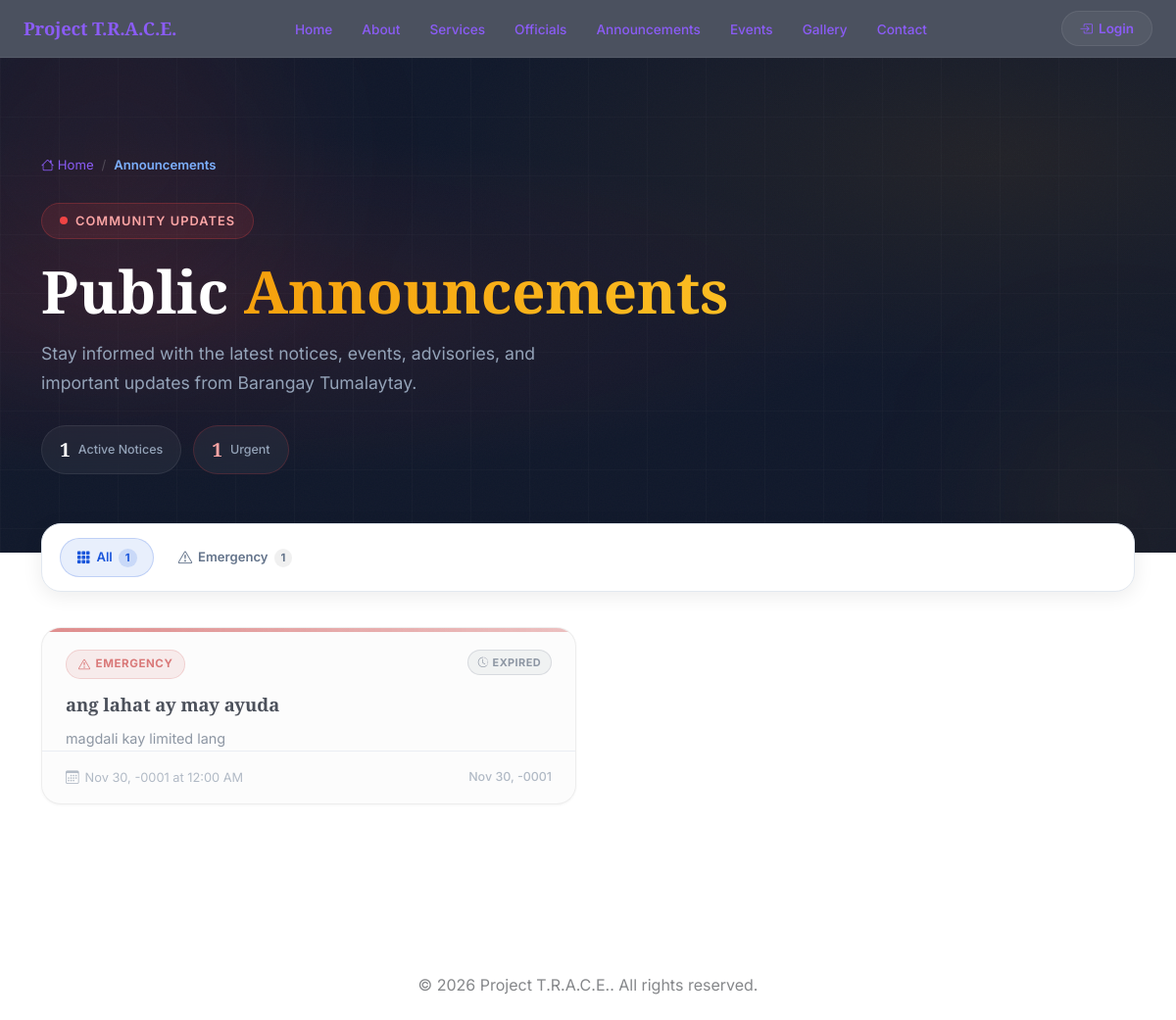
Screenshot of /landing/announcements.php with the database file from the repository.
### tables this page shows
CREATE TABLE IF NOT EXISTS settings (
    id INT AUTO_INCREMENT PRIMARY KEY,
    key_name VARCHAR(100) NOT NULL UNIQUE,
    key_value TEXT NULL,
    created_at TIMESTAMP DEFAULT CURRENT_TIMESTAMP
);

CREATE TABLE IF NOT EXISTS announcements (
    id INT AUTO_INCREMENT PRIMARY KEY,
    title VARCHAR(200) NOT NULL,
    content TEXT NOT NULL,
    audience VARCHAR(50) NULL,
    type VARCHAR(50) DEFAULT 'general',
    priority VARCHAR(20) DEFAULT 'normal',
    is_pinned TINYINT(1) DEFAULT 0,
    is_active TINYINT(1) DEFAULT 1,
    expires_at DATETIME NULL,
    attachment_path VARCHAR(255) NULL,
    created_by INT NULL,
    created_at TIMESTAMP DEFAULT CURRENT_TIMESTAMP,
    updated_at TIMESTAMP DEFAULT CURRENT_TIMESTAMP ON UPDATE CURRENT_TIMESTAMP
);

### includes/functions.php (called while the page is built, shortened)
<?php
function e(mixed $value): string {
    return htmlspecialchars((string) $value, ENT_QUOTES, 'UTF-8');
}
function getSetting(string $key, string $default = ''): string {
    try {
        $pdo = getDbConnection();
        $stmt = $pdo->prepare('SELECT key_value FROM settings WHERE key_name = ? LIMIT 1');
        $stmt->execute([$key]);
        $row = $stmt->fetch();
        return $row['key_value'] ?? $default;
    } catch (Throwable $e) {
        return $default;
    }
}
?>

### landing/announcements.php (the view, shortened to what this page needs)
<?php
require_once __DIR__ . '/../includes/header.php';
require_once __DIR__ . '/../includes/navbar.php';
$pdo = getDbConnection();
$pdo->exec("CREATE TABLE IF NOT EXISTS announcements (
    id INT AUTO_INCREMENT PRIMARY KEY,
    title VARCHAR(500) NOT NULL DEFAULT '',
    content TEXT,
    type VARCHAR(50) DEFAULT 'general',
    priority VARCHAR(20) DEFAULT 'normal',
    is_pinned TINYINT(1) DEFAULT 0,
    is_active TINYINT(1) DEFAULT 1,
    expires_at DATETIME DEFAULT NULL,
    created_by INT DEFAULT NULL,
    created_at TIMESTAMP DEFAULT CURRENT_TIMESTAMP,
    updated_at TIMESTAMP DEFAULT CURRENT_TIMESTAMP ON UPDATE CURRENT_TIMESTAMP
) ENGINE=InnoDB DEFAULT CHARSET=utf8mb4");
$pdo->exec("CREATE TABLE IF NOT EXISTS landing_content (
    id INT AUTO_INCREMENT PRIMARY KEY,
    section_name VARCHAR(100) NOT NULL UNIQUE,
    content TEXT,
    updated_at TIMESTAMP DEFAULT CURRENT_TIMESTAMP ON UPDATE CURRENT_TIMESTAMP
) ENGINE=InnoDB DEFAULT CHARSET=utf8mb4");
$pdo->exec("CREATE TABLE IF NOT EXISTS landing_officials (
    id INT AUTO_INCREMENT PRIMARY KEY,
    tier VARCHAR(50) NOT NULL,
    sort_order INT DEFAULT 0,
    official_name VARCHAR(255) NOT NULL DEFAULT '',
    position_title VARCHAR(255) NOT NULL DEFAULT '',
    position_label VARCHAR(255) DEFAULT '',
    photo_path VARCHAR(500) DEFAULT '',
    is_active TINYINT(1) DEFAULT 1,
    updated_at TIMESTAMP DEFAULT CURRENT_TIMESTAMP ON UPDATE CURRENT_TIMESTAMP
) ENGINE=InnoDB DEFAULT CHARSET=utf8mb4");
$pdo->exec("CREATE TABLE IF NOT EXISTS landing_stats (
    id INT AUTO_INCREMENT PRIMARY KEY,
    stat_label VARCHAR(100) NOT NULL DEFAULT '',
    stat_value VARCHAR(50) NOT NULL DEFAULT '0',
    stat_suffix VARCHAR(10) DEFAULT '',
    sort_order INT DEFAULT 0,
    is_active TINYINT(1) DEFAULT 1,
    updated_at TIMESTAMP DEFAULT CURRENT_TIMESTAMP ON UPDATE CURRENT_TIMESTAMP
) ENGINE=InnoDB DEFAULT CHARSET=utf8mb4");
$pdo->exec("CREATE TABLE IF NOT EXISTS settings (
    id INT AUTO_INCREMENT PRIMARY KEY,
    key_name VARCHAR(100) NOT NULL UNIQUE,
    key_value TEXT,
    updated_at TIMESTAMP DEFAULT CURRENT_TIMESTAMP ON UPDATE CURRENT_TIMESTAMP
) ENGINE=InnoDB DEFAULT CHARSET=utf8mb4");
$announcements = [];
try {
    $announcements = $pdo->query("
        SELECT a.id, a.title, a.content, a.type, a.priority, a.is_pinned, a.created_at, a.expires_at,
               u.full_name, u.role AS author_role
        FROM announcements a
        LEFT JOIN users u ON u.id = a.created_by
        WHERE a.is_active = 1
          AND a.audience = 'all'
        ORDER BY a.is_pinned DESC, a.created_at DESC
        LIMIT 20
    ")->fetchAll(PDO::FETCH_ASSOC);
} catch (Throwable $e) {
    $announcements = [];
}
$barangayName = getSetting('barangay_name', 'Barangay Tumalaytay');
$typeConfig = [
    'general'        => ['label' => 'General',          'icon' => 'bi-megaphone',      'bg' => 'rgba(99,102,241,0.12)',  'color' => '#6366f1', 'border' => 'rgba(99,102,241,0.25)'],
    'event'          => ['label' => 'Event',            'icon' => 'bi-calendar-event',  'bg' => 'rgba(26,86,219,0.12)',   'color' => '#2f7bff', 'border' => 'rgba(26,86,219,0.25)'],
    'health'         => ['label' => 'Health',           'icon' => 'bi-heart-pulse',     'bg' => 'rgba(16,185,129,0.12)',  'color' => '#10b981', 'border' => 'rgba(16,185,129,0.25)'],
    'emergency'      => ['label' => 'Emergency',        'icon' => 'bi-exclamation-triangle', 'bg' => 'rgba(239,68,68,0.12)', 'color' => '#ef4444', 'border' => 'rgba(239,68,68,0.25)'],
    'infrastructure' => ['label' => 'Infrastructure',   'icon' => 'bi-building',        'bg' => 'rgba(245,158,11,0.12)',  'color' => '#f59e0b', 'border' => 'rgba(245,158,11,0.25)'],
    'education'      => ['label' => 'Education',        'icon' => 'bi-mortarboard',     'bg' => 'rgba(139,92,246,0.12)',  'color' => '#8b5cf6', 'border' => 'rgba(139,92,246,0.25)'],
    'news'           => ['label' => 'News',             'icon' => 'bi-newspaper',       'bg' => 'rgba(99,102,241,0.12)',  'color' => '#6366f1', 'border' => 'rgba(99,102,241,0.25)'],
    'program'        => ['label' => 'Program',          'icon' => 'bi-clipboard-data',    'bg' => 'rgba(20,184,166,0.12)',  'color' => '#0d9488', 'border' => 'rgba(20,184,166,0.25)'],
    'meeting'        => ['label' => 'Meeting',          'icon' => 'bi-calendar-check',    'bg' => 'rgba(6,182,212,0.12)',   'color' => '#06b6d4', 'border' => 'rgba(6,182,212,0.25)'],
    'maintenance'    => ['label' => 'Maintenance',      'icon' => 'bi-tools',             'bg' => 'rgba(107,114,128,0.12)', 'color' => '#6b7280', 'border' => 'rgba(107,114,128,0.25)'],
];
function getTypeInfo($type) {
    global $typeConfig;
    return $typeConfig[$type] ?? $typeConfig['general'];
}
?>
<link rel="stylesheet" href="https://cdn.jsdelivr.net/npm/bootstrap-icons@1.11.3/font/bootstrap-icons.min.css">
<section class="an-hero">
    <div class="an-hero-grid"></div>
    <div class="an-floating-orb o1"></div>
    <div class="an-floating-orb o2"></div>
    <div class="container an-hero-content">
        <div class="an-breadcrumb">
            <a href="<?php echo BASE_URL; ?>/index.php"><i class="bi bi-house"></i> Home</a>
            <span class="an-sep">/</span>
            <span class="an-current">Announcements</span>
        </div>
        <div class="an-hero-badge">
            <span class="an-dot"></span>
            Community Updates
        </div>
        <h1 class="an-hero-title">Public <span>Announcements</span></h1>
        <p class="an-hero-subtitle">
            Stay informed with the latest notices, events, advisories, and important updates from <?php echo e($barangayName); ?>.
        </p>
        <div class="an-hero-stats">
            <div class="an-hero-stat-pill">
                <span class="an-pill-num"><?php echo count($announcements); ?></span>
                <span class="an-pill-label">Active Notices</span>
            </div>
            <?php
                $emergencyCount = 0;
                foreach ($announcements as $a) {
                    if ($a['type'] === 'emergency') $emergencyCount++;
                }
            ?>
            <?php if ($emergencyCount > 0): ?>
            <div class="an-hero-stat-pill" style="border-color: rgba(239,68,68,0.2);">
                <span class="an-pill-num" style="color: #fca5a5;"><?php echo $emergencyCount; ?></span>
                <span class="an-pill-label">Urgent</span>
            </div>
            <?php endif; ?>
        </div>
    </div>
</section>
<?php if (!empty($announcements)): ?>
<div class="container an-filter-bar an-reveal">
    <div class="an-filter-inner">
        <button class="an-filter-btn active" data-filter="all">
            <i class="bi bi-grid-3x3-gap-fill"></i> All
            <span class="an-filter-count"><?php echo count($announcements); ?></span>
        </button>
        <?php
            $typeCounts = [];
            foreach ($announcements as $a) {
                $t = $a['type'] ?? 'general';
                $typeCounts[$t] = ($typeCounts[$t] ?? 0) + 1;
            }
            foreach ($typeCounts as $type => $cnt):
                $info = getTypeInfo($type);
        ?>
            <button class="an-filter-btn" data-filter="<?php echo e($type); ?>">
                <i class="bi <?php echo e($info['icon']); ?>"></i>
                <?php echo e($info['label']); ?>
                <span class="an-filter-count"><?php echo $cnt; ?></span>
            </button>
        <?php endforeach; ?>
    </div>
</div>
<?php endif; ?>
<section class="an-cards-section">
    <div class="container">
        <?php if (!empty($announcements)): ?>
            <div class="row g-4" id="anCardsGrid">
                <?php foreach ($announcements as $idx => $announcement):
                    $type = $announcement['type'] ?? 'general';
                    $info = getTypeInfo($type);
                    $isPinned = !empty($announcement['is_pinned']);
                    $delayClass = 'an-d' . min($idx + 1, 8);
                    $created = strtotime($announcement['created_at']);
                    $now = time();
                    $diff = $now - $created;
                    if ($diff < 3600) {
                        $ago = max(1, floor($diff / 60)) . ' min ago';
                    } elseif ($diff < 86400) {
                        $ago = floor($diff / 3600) . ' hr ago';
                    } elseif ($diff < 604800) {
                        $ago = floor($diff / 86400) . ' day' . (floor($diff / 86400) > 1 ? 's' : '') . ' ago';
                    } else {
                        $ago = date('M d, Y', $created);
                    }
                ?>
                    <div class="col-lg-6 an-reveal <?php echo $delayClass; ?>" data-type="<?php echo e($type); ?>">
                        <div class="an-card <?php echo $isPinned ? 'pinned' : ''; ?> <?php echo !empty($announcement['is_expired']) ? 'expired' : ''; ?>" style="--card-color: <?php echo $info['color']; ?>;">
                            <div style="position:absolute; top:0; left:0; right:0; height:4px; background: linear-gradient(90deg, <?php echo $info['color']; ?>, <?php echo $info['color']; ?>88); <?php echo $isPinned ? '' : 'opacity:0.85;'; ?>"></div>
                            <div class="an-card-header">
                                <div class="d-flex align-items-center gap-2 flex-wrap">
                                    <span class="an-card-type-badge" style="background:<?php echo $info['bg']; ?>; color:<?php echo $info['color']; ?>; border:1px solid <?php echo $info['border']; ?>;">
                                        <i class="bi <?php echo e($info['icon']); ?>"></i>
                                        <?php echo e($info['label']); ?>
                                    </span>
                                </div>
                                <div class="d-flex align-items-center gap-2 flex-wrap">
                                    <?php if (!empty($announcement['is_expired'])): ?>
                                        <span class="an-card-expired"><i class="bi bi-clock-history"></i>Expired</span>
                                    <?php endif; ?>
                                </div>
                            </div>
                            <div class="an-card-body">
                                <h3><?php echo e($announcement['title']); ?></h3>
                                <p class="an-card-content"><?php echo nl2br(e($announcement['content'])); ?></p>
                            </div>
                            <div class="an-card-footer">
                                <span class="an-card-date">
                                    <i class="bi bi-calendar3"></i>
                                    <?php echo date('M d, Y \a\t h:i A', $created); ?>
                                </span>
                                <span class="an-card-ago"><?php echo $ago; ?></span>
                            </div>
                        </div>
                    </div>
                <?php endforeach; ?>
            </div>
        <?php endif; ?>
    </div>
</section>
<?php require_once __DIR__ . '/../includes/footer.php'; ?>

### assets/css/style.css (style rules this page uses)
:root { --bgn-navy-deep: #0a1730; --bgn-navy: #0e2245; --bgn-teal: #0f3f4d; --bgn-gold: #f2b705; --bgn-gold-dim: #caa23a; --glass-bg: rgba(255, 255, 255, 0.07); --glass-bg-strong: rgba(255, 255, 255, 0.13); --glass-border: rgba(255, 255, 255, 0.16); --glass-border-strong: rgba(255, 255, 255, 0.28); --glass-blur: 18px; --glass-shadow: 0 8px 32px rgba(3, 10, 26, 0.35); --text-hi: #0f346b; --text-mid: rgba(15, 39, 77, 0.72); --text-low: rgba(22, 44, 77, 0.48); --sidebar-width: 264px; --navbar-height: 64px; --radius-lg: 18px; --radius-md: 12px; --font-display: 'Sora', 'Inter', system-ui, sans-serif; --font-body: 'Inter', system-ui, sans-serif; }
.light { --bgn-navy-deep: #ffffff; --bgn-navy: #f8f9fa; --bgn-teal: #e9ecef; --bgn-gold: #f2b705; --bgn-gold-dim: #caa23a; --glass-bg: rgba(0, 0, 0, 0.03); --glass-bg-strong: rgba(0, 0, 0, 0.06); --glass-border: rgba(0, 0, 0, 0.12); --glass-border-strong: rgba(0, 0, 0, 0.2); --glass-blur: 10px; --glass-shadow: 0 4px 16px rgba(0, 0, 0, 0.1); --text-hi: #212529; --text-mid: rgba(33, 37, 41, 0.85); --text-low: rgba(33, 37, 41, 0.6); }
html, body { font-family: var(--font-body); color: var(--text-hi); min-height: 100vh; }
body { background: radial-gradient(1100px 600px at 85% -10%, rgba(15, 63, 77, 0.15), transparent 60%), radial-gradient(900px 500px at -10% 20%, rgba(242, 183, 5, 0.08), transparent 55%), linear-gradient(160deg, var(--bgn-navy-deep) 0%, var(--bgn-navy) 55%, var(--bgn-teal) 100%); background-attachment: fixed; }
@media (prefers-color-scheme: light) { html:not(.dark) body { background: linear-gradient(180deg, #ffffff 0%, #f8f9fa 50%, #e9ecef 100%); background-attachment: fixed; } }
.light body { background: linear-gradient(180deg, #ffffff 0%, #f8f9fa 50%, #e9ecef 100%); background-attachment: fixed; }
@media (prefers-color-scheme: light) { html:not(.dark) { --bgn-navy-deep: #ffffff; --bgn-navy: #f8f9fa; --bgn-teal: #e9ecef; --bgn-gold: #f2b705; --bgn-gold-dim: #caa23a; --glass-bg: rgba(0, 0, 0, 0.03); --glass-bg-strong: rgba(0, 0, 0, 0.06); --glass-border: rgba(0, 0, 0, 0.12); --glass-border-strong: rgba(0, 0, 0, 0.2); --glass-blur: 10px; --glass-shadow: 0 4px 16px rgba(0, 0, 0, 0.1); --text-hi: #212529; --text-mid: rgba(33, 37, 41, 0.85); --text-low: rgba(33, 37, 41, 0.6); } }

### includes/navbar.php (style rules this page uses)
:root, .light { --nb-bg: rgba(255,255,255,0.80); --nb-border: rgba(0,0,0,0.08); --nb-brand: #0f172a; --nb-brand-hover: #1e293b; --nb-btn-bg: rgba(0,0,0,0.04); --nb-btn-border: rgba(0,0,0,0.08); --nb-btn-color: #64748b; --nb-btn-hover-bg: rgba(0,0,0,0.06); --nb-btn-hover-color: #0f172a; --nb-link-color: #475569; --nb-link-hover-bg: rgba(0,0,0,0.04); --nb-link-hover-color: #0f172a; --nb-link-active-bg: rgba(0,0,0,0.06); --nb-link-active-color: #0f172a; --nb-dropdown-bg: rgba(255,255,255,0.97); --nb-dropdown-border: rgba(0,0,0,0.08); --nb-dropdown-shadow: 0 20px 60px rgba(0,0,0,0.12); --nb-text-hi: #0f172a; --nb-text-mid: #475569; --nb-text-low: #94a3b8; --nb-divider: rgba(0,0,0,0.06); --nb-mobile-bg: rgba(255,255,255,0.97); }
.dark, :root { --nb-bg: rgba(15,23,42,0.75); --nb-border: rgba(255,255,255,0.06); --nb-brand: #ffffff; --nb-brand-hover: #e2e8f0; --nb-btn-bg: rgba(255,255,255,0.05); --nb-btn-border: rgba(255,255,255,0.08); --nb-btn-color: #cbd5e1; --nb-btn-hover-bg: rgba(255,255,255,0.08); --nb-btn-hover-color: #ffffff; --nb-link-color: #94a3b8; --nb-link-hover-bg: rgba(255,255,255,0.06); --nb-link-hover-color: #ffffff; --nb-link-active-bg: rgba(255,255,255,0.08); --nb-link-active-color: #ffffff; --nb-dropdown-bg: rgba(30,41,59,0.97); --nb-dropdown-border: rgba(255,255,255,0.08); --nb-dropdown-shadow: 0 20px 60px rgba(0,0,0,0.5); --nb-text-hi: #e2e8f0; --nb-text-mid: #cbd5e1; --nb-text-low: #64748b; --nb-divider: rgba(255,255,255,0.06); --nb-mobile-bg: rgba(15,23,42,0.97); }

### rows the page displays
settings: key_value "Barangay Tumalaytay"
announcements: is_pinned 0 (drawn), type "EMERGENCY", title "ang lahat ay may ayuda", content "magdali kay limited lang", created_at "Nov 30, -0001 at 12:00 AM", created_at "Nov 30, -0001"

### other values shown
APP_NAME "Project T.R.A.C.E."
count($announcements) "1"
$emergencyCount "1"
$info['label'] "Emergency"
$cnt "1"
